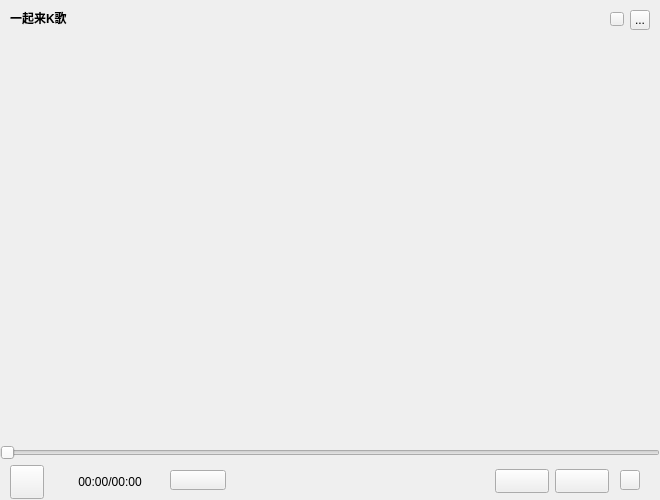
<?xml version="1.0" encoding="UTF-8"?>
<ui version="4.0">
 <class>MusicSoundKMicroWidget</class>
 <widget class="QWidget" name="MusicSoundKMicroWidget">
  <property name="geometry">
   <rect>
    <x>0</x>
    <y>0</y>
    <width>660</width>
    <height>500</height>
   </rect>
  </property>
  <property name="windowTitle">
   <string>一起来K歌</string>
  </property>
  <widget class="QWidget" name="topWidget" native="true">
   <property name="geometry">
    <rect>
     <x>0</x>
     <y>0</y>
     <width>660</width>
     <height>35</height>
    </rect>
   </property>
   <widget class="QLabel" name="topTitleName">
    <property name="geometry">
     <rect>
      <x>10</x>
      <y>5</y>
      <width>220</width>
      <height>25</height>
     </rect>
    </property>
    <property name="styleSheet">
     <string notr="true">color:&quot;#FFFFFF&quot;;font-weight:bold</string>
    </property>
    <property name="text">
     <string>一起来K歌</string>
    </property>
   </widget>
   <widget class="QToolButton" name="topTitleCloseButton">
    <property name="geometry">
     <rect>
      <x>630</x>
      <y>10</y>
      <width>20</width>
      <height>20</height>
     </rect>
    </property>
    <property name="text">
     <string>...</string>
    </property>
   </widget>
   <widget class="QPushButton" name="winTipsButton">
    <property name="geometry">
     <rect>
      <x>610</x>
      <y>12</y>
      <width>14</width>
      <height>14</height>
     </rect>
    </property>
    <property name="text">
     <string/>
    </property>
   </widget>
  </widget>
  <widget class="QWidget" name="controlWidget" native="true">
   <property name="geometry">
    <rect>
     <x>0</x>
     <y>440</y>
     <width>660</width>
     <height>60</height>
    </rect>
   </property>
   <widget class="MusicMovingLabelSlider" name="timeSlider">
    <property name="geometry">
     <rect>
      <x>0</x>
      <y>5</y>
      <width>660</width>
      <height>15</height>
     </rect>
    </property>
    <property name="cursor">
     <cursorShape>PointingHandCursor</cursorShape>
    </property>
    <property name="orientation">
     <enum>Qt::Horizontal</enum>
    </property>
   </widget>
   <widget class="QPushButton" name="playButton">
    <property name="geometry">
     <rect>
      <x>10</x>
      <y>25</y>
      <width>34</width>
      <height>34</height>
     </rect>
    </property>
    <property name="cursor">
     <cursorShape>PointingHandCursor</cursorShape>
    </property>
   </widget>
   <widget class="QLabel" name="timeLabel">
    <property name="geometry">
     <rect>
      <x>70</x>
      <y>25</y>
      <width>80</width>
      <height>34</height>
     </rect>
    </property>
    <property name="text">
     <string>00:00/00:00</string>
    </property>
    <property name="alignment">
     <set>Qt::AlignCenter</set>
    </property>
   </widget>
   <widget class="QPushButton" name="stateButton">
    <property name="geometry">
     <rect>
      <x>170</x>
      <y>30</y>
      <width>56</width>
      <height>20</height>
     </rect>
    </property>
    <property name="cursor">
     <cursorShape>PointingHandCursor</cursorShape>
    </property>
   </widget>
   <widget class="MusicVolumePopWidget" name="volumeButton">
    <property name="geometry">
     <rect>
      <x>620</x>
      <y>30</y>
      <width>20</width>
      <height>20</height>
     </rect>
    </property>
    <property name="text">
     <string/>
    </property>
   </widget>
   <widget class="QToolButton" name="recordButton">
    <property name="geometry">
     <rect>
      <x>495</x>
      <y>29</y>
      <width>54</width>
      <height>24</height>
     </rect>
    </property>
    <property name="cursor">
     <cursorShape>PointingHandCursor</cursorShape>
    </property>
    <property name="text">
     <string/>
    </property>
   </widget>
   <widget class="MusicSoundKMicroSettingPopWidget" name="transferButton">
    <property name="geometry">
     <rect>
      <x>555</x>
      <y>29</y>
      <width>54</width>
      <height>24</height>
     </rect>
    </property>
    <property name="text">
     <string/>
    </property>
   </widget>
   <widget class="MusicGifLabelWidget" name="gifLabel">
    <property name="geometry">
     <rect>
      <x>455</x>
      <y>27</y>
      <width>30</width>
      <height>30</height>
     </rect>
    </property>
    <property name="text">
     <string/>
    </property>
   </widget>
  </widget>
  <widget class="QStackedWidget" name="stackedWidget">
   <property name="geometry">
    <rect>
     <x>0</x>
     <y>35</y>
     <width>660</width>
     <height>405</height>
    </rect>
   </property>
   <widget class="QWidget" name="videoPage"/>
   <widget class="MusicVLayoutAnimationWidget" name="musicPage"/>
  </widget>
  <widget class="MusicGifLabelWidget" name="loadingLabel">
   <property name="geometry">
    <rect>
     <x>301</x>
     <y>206</y>
     <width>58</width>
     <height>58</height>
    </rect>
   </property>
   <property name="text">
    <string/>
   </property>
  </widget>
 </widget>
 <customwidgets>
  <customwidget>
   <class>MusicVLayoutAnimationWidget</class>
   <extends>QWidget</extends>
   <header location="global">musiclayoutanimationwidget.h</header>
   <container>1</container>
  </customwidget>
  <customwidget>
   <class>MusicMovingLabelSlider</class>
   <extends>QSlider</extends>
   <header>musicmovinglabelslider.h</header>
  </customwidget>
  <customwidget>
   <class>MusicVolumePopWidget</class>
   <extends>QToolButton</extends>
   <header>musicvolumepopwidget.h</header>
  </customwidget>
  <customwidget>
   <class>MusicGifLabelWidget</class>
   <extends>QLabel</extends>
   <header location="global">musicgiflabelwidget.h</header>
  </customwidget>
  <customwidget>
   <class>MusicSoundKMicroSettingPopWidget</class>
   <extends>QToolButton</extends>
   <header>musicsoundkmicrosettingpopwidget.h</header>
  </customwidget>
 </customwidgets>
 <resources/>
 <connections/>
</ui>
